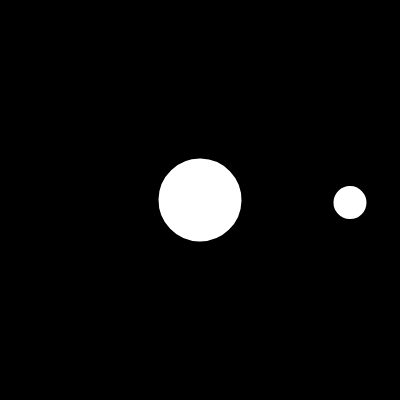
Frame 1 (no input)
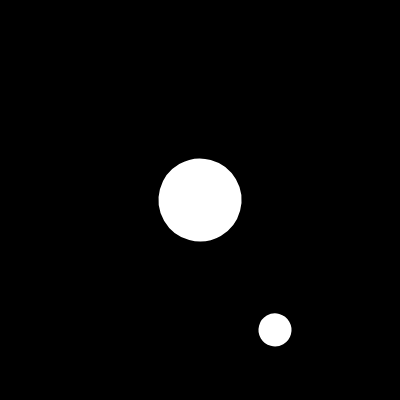
Frame 60 (no input)
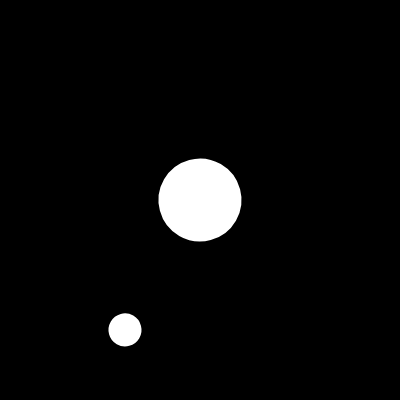
Frame 120 (the mouse pressed at the canvas centre since frame 60)

The p5.js sketch that drew these frames (run headless with seeded random() and noise() and a simulated clock; from frame 60 on, the mouse is pressed at the canvas centre):

// p5.js sketch
// ── sketch.js
function setup() {
  createCanvas(400, 400);
}

function draw() {
  strokeWeight(3);
  angleMode(DEGREES);
  background(0);
  stroke(255);
  
  translate(width/2,height/2);
  
  rotate(frameCount);
  ellipse(0,0,80);
  ellipse(150,0,30);  //off center
}
 
